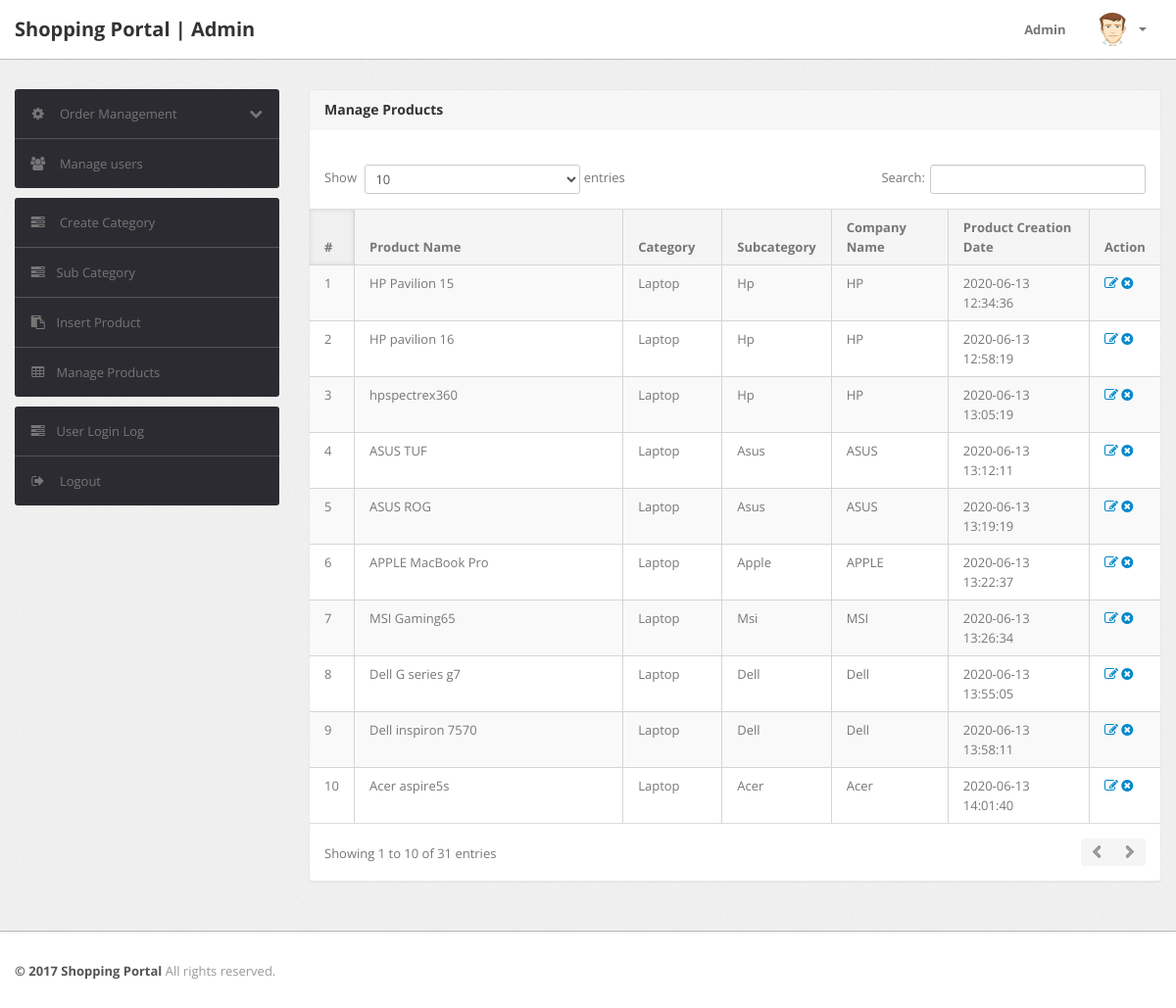
/admin/manage-products.php (signed in), run on the app's committed database.
### tables this page shows
CREATE TABLE IF NOT EXISTS `products` (
  `id` int(11) NOT NULL AUTO_INCREMENT,
  `category` int(11) NOT NULL,
  `subCategory` int(11) DEFAULT NULL,
  `productName` varchar(255) DEFAULT NULL,
  `productCompany` varchar(255) DEFAULT NULL,
  `productPrice` int(11) DEFAULT NULL,
  `productPriceBeforeDiscount` int(11) DEFAULT NULL,
  `productDescription` longtext,
  `productImage1` varchar(255) DEFAULT NULL,
  `productImage2` varchar(255) DEFAULT NULL,
  `productImage3` varchar(255) DEFAULT NULL,
  `shippingCharge` int(11) DEFAULT NULL,
  `productAvailability` varchar(255) DEFAULT NULL,
  `postingDate` timestamp NULL DEFAULT CURRENT_TIMESTAMP,
  `updationDate` varchar(255) DEFAULT NULL,
  PRIMARY KEY (`id`)
);

CREATE TABLE IF NOT EXISTS `category` (
  `id` int(11) NOT NULL AUTO_INCREMENT,
  `categoryName` varchar(255) DEFAULT NULL,
  `categoryDescription` longtext,
  `creationDate` timestamp NOT NULL DEFAULT CURRENT_TIMESTAMP,
  `updationDate` varchar(255) DEFAULT NULL,
  PRIMARY KEY (`id`)
);

CREATE TABLE IF NOT EXISTS `subcategory` (
  `id` int(11) NOT NULL AUTO_INCREMENT,
  `categoryid` int(11) DEFAULT NULL,
  `subcategory` varchar(255) DEFAULT NULL,
  `creationDate` timestamp NULL DEFAULT CURRENT_TIMESTAMP,
  `updationDate` varchar(255) DEFAULT NULL,
  PRIMARY KEY (`id`)
);

### admin/manage-products.php (the view, shortened to what this page needs)
<?php
include('include/config.php');
if(strlen($_SESSION['alogin'])==0)
	{
header('location:index.php');
}
else{
?>
<!DOCTYPE html>
<html lang="en">
<head>
	<link type="text/css" href="bootstrap/css/bootstrap.min.css" rel="stylesheet">
	<link type="text/css" href="bootstrap/css/bootstrap-responsive.min.css" rel="stylesheet">
	<link type="text/css" href="css/theme.css" rel="stylesheet">
	<link type="text/css" href="images/icons/css/font-awesome.css" rel="stylesheet">
</head>
<body>
<?php include('include/header.php');?>
	<div class="wrapper">
		<div class="container">
			<div class="row">
<?php include('include/sidebar.php');?>
			<div class="span9">
					<div class="content">
	<div class="module">
							<div class="module-head">
								<h3>Manage Products</h3>
							</div>
							<div class="module-body table">
									<br />
								<table cellpadding="0" cellspacing="0" border="0" class="datatable-1 table table-bordered table-striped	 display" width="100%">
									<thead>
										<tr>
											<th>#</th>
											<th>Product Name</th>
											<th>Category </th>
											<th>Subcategory</th>
											<th>Company Name</th>
											<th>Product Creation Date</th>
											<th>Action</th>
										</tr>
									</thead>
									<tbody>
<?php $query=mysqli_query($con,"select products.*,category.categoryName,subcategory.subcategory from products join category on category.id=products.category join subcategory on subcategory.id=products.subCategory");
$cnt=1;
while($row=mysqli_fetch_array($query))
{
?>
										<tr>
											<td><?php echo htmlentities($cnt);?></td>
											<td><?php echo htmlentities($row['productName']);?></td>
											<td><?php echo htmlentities($row['categoryName']);?></td>
											<td> <?php echo htmlentities($row['subcategory']);?></td>
											<td><?php echo htmlentities($row['productCompany']);?></td>
											<td><?php echo htmlentities($row['postingDate']);?></td>
											<td>
											<a href="edit-products.php?id=<?php echo $row['id']?>" ><i class="icon-edit"></i></a>
											<a href="manage-products.php?id=<?php echo $row['id']?>&del=delete" onClick="return confirm('Are you sure you want to delete?')"><i class="icon-remove-sign"></i></a></td>
										</tr>
										<?php $cnt=$cnt+1; } ?>
								</table>
							</div>
						</div>
					</div>
				</div>
			</div>
		</div>
	</div>
<?php include('include/footer.php');?>
</body>
<?php } ?>

### admin/include/header.php (shortened to what this page needs)
<div class="navbar navbar-fixed-top">
		<div class="navbar-inner">
			<div class="container">
			  	<a class="brand" href="index.html">
			  		Shopping Portal | Admin
			  	</a>
				<div class="nav-collapse collapse navbar-inverse-collapse">
					<ul class="nav pull-right">
						<li><a href="#">
							Admin
						</a></li>
						<li class="nav-user dropdown">
							<a href="#" class="dropdown-toggle" data-toggle="dropdown">
								<img src="images/user.png" class="nav-avatar" />
								<b class="caret"></b>
							</a>
						</li>
					</ul>
				</div>
			</div>
		</div>
	</div>

### admin/include/sidebar.php (shortened to what this page needs)
<div class="span3">
					<div class="sidebar">
<ul class="widget widget-menu unstyled">
							<li>
								<a class="collapsed" data-toggle="collapse" href="#togglePages">
									<i class="menu-icon icon-cog"></i>
									<i class="icon-chevron-down pull-right"></i><i class="icon-chevron-up pull-right"></i>
									Order Management
								</a>
							</li>
							<li>
								<a href="manage-users.php">
									<i class="menu-icon icon-group"></i>
									Manage users
								</a>
							</li>
						</ul>
						<ul class="widget widget-menu unstyled">
                                <li><a href="category.php"><i class="menu-icon icon-tasks"></i> Create Category </a></li>
                                <li><a href="subcategory.php"><i class="menu-icon icon-tasks"></i>Sub Category </a></li>
                                <li><a href="insert-product.php"><i class="menu-icon icon-paste"></i>Insert Product </a></li>
                                <li><a href="manage-products.php"><i class="menu-icon icon-table"></i>Manage Products </a></li>
                            </ul>
						<ul class="widget widget-menu unstyled">
							<li><a href="user-logs.php"><i class="menu-icon icon-tasks"></i>User Login Log </a></li>
							<li>
								<a href="logout.php">
									<i class="menu-icon icon-signout"></i>
									Logout
								</a>
							</li>
						</ul>
					</div>
				</div>

### admin/include/footer.php
<div class="footer">
	<div class="container">
		<b class="copyright">&copy; 2017 Shopping Portal </b> All rights reserved.
	</div>
</div>

### data on the page
products: productName "HP Pavilion 15", category.categoryName "Laptop", subcategory.subcategory "Hp", productCompany "HP", postingDate "2020-06-13 12:34:36"
products: productName "HP pavilion 16", category.categoryName "Laptop", subcategory.subcategory "Hp", productCompany "HP", postingDate "2020-06-13 12:58:19"
products: productName "hpspectrex360", category.categoryName "Laptop", subcategory.subcategory "Hp", productCompany "HP", postingDate "2020-06-13 13:05:19"
products: productName "ASUS TUF", category.categoryName "Laptop", subcategory.subcategory "Asus", productCompany "ASUS", postingDate "2020-06-13 13:12:11"
products: productName "ASUS ROG", category.categoryName "Laptop", subcategory.subcategory "Asus", productCompany "ASUS", postingDate "2020-06-13 13:19:19"
products: productName "APPLE MacBook Pro", category.categoryName "Laptop", subcategory.subcategory "Apple", productCompany "APPLE", postingDate "2020-06-13 13:22:37"
products: productName "MSI Gaming65", category.categoryName "Laptop", subcategory.subcategory "Msi", productCompany "MSI", postingDate "2020-06-13 13:26:34"
products: productName "Dell G series g7", category.categoryName "Laptop", subcategory.subcategory "Dell", productCompany "Dell", postingDate "2020-06-13 13:55:05"
products: productName "Dell inspiron 7570", category.categoryName "Laptop", subcategory.subcategory "Dell", productCompany "Dell", postingDate "2020-06-13 13:58:11"
products: productName "Acer aspire5s", category.categoryName "Laptop", subcategory.subcategory "Acer", productCompany "Acer", postingDate "2020-06-13 14:01:40"
